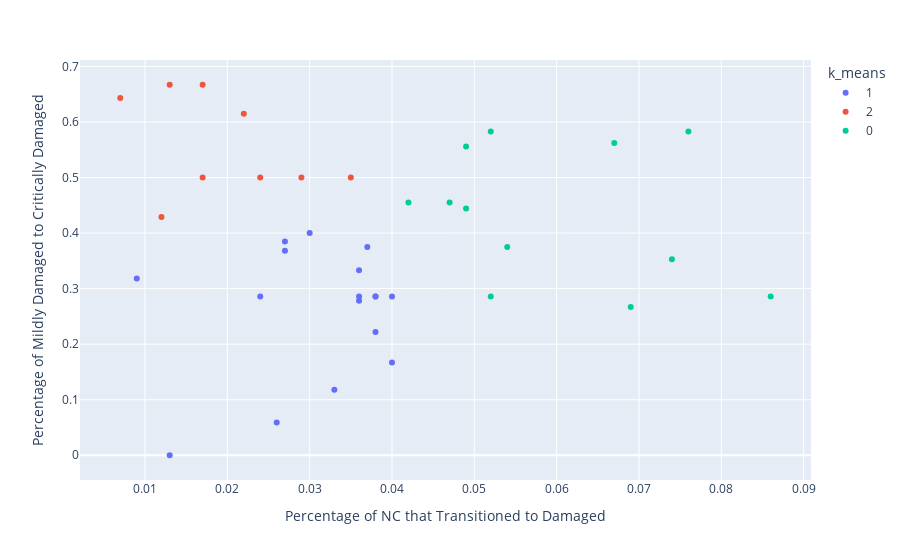

Here is the notebook cell this chart was saved with:
### Markdown cell above
K-means works by randomly assigning $k$ centroids. Then each datapoint is assigned to the nearest centroid. The centriods are adjusted based on the datapoints in a certain cluster and the process is repeated again until there is little/no change in the groupings of the clusters.

### Code cell
kmeans_fig = px.scatter(df, x='Percentage of NC that Transitioned to Damaged', 
                        y='Percentage of Mildly Damaged to Critically Damaged', 
                        color='k_means', hover_data=['id'])    
kmeans_fig.show()

### Figure 1 — Plotly figure (JSON) as saved in the notebook; plotly's stock layout.template omitted (floating-point values rounded to 4 significant figures)
{"data": [{"customdata": [["Mile: 22 Year: 2015"], ["Mile: 22 Year: 2016"], ["Mile: 22 Year: 2017"], ["Mile: 21 Year: 2015"], ["Mile: 21 Year: 2016"], ["Mile: 21 Year: 2018"], ["Mile: 20 Year: 2015"], ["Mile: 19 Year: 2017"], ["Mile: 19 Year: 2018"], ["Mile: 15 Year: 2016"], ["Mile: 15 Year: 2017"], ["Mile: 14 Year: 2015"], ["Mile: 14 Year: 2016"], ["Mile: 14 Year: 2017"], ["Mile: 14 Year: 2018"], ["Mile: 13 Year: 2015"], ["Mile: 13 Year: 2016"]], "hovertemplate": "k_means=1<br>Percentage of NC that Transitioned to Damaged=%{x}<br>Percentage of Mildly Damaged to Critically Damaged=%{y}<br>id=%{customdata[0]}<extra></extra>", "legendgroup": "1", "marker": {"color": "#636efa", "symbol": "circle"}, "mode": "markers", "name": "1", "orientation": "v", "showlegend": true, "type": "scatter", "x": [0.038, 0.027, 0.036, 0.037, 0.038, 0.027, 0.024, 0.04, 0.036, 0.013, 0.03, 0.033, 0.009, 0.026, 0.036, 0.038, 0.04], "xaxis": "x", "y": [0.222, 0.368, 0.333, 0.375, 0.286, 0.385, 0.286, 0.286, 0.286, 0, 0.4, 0.118, 0.318, 0.059, 0.278, 0.286, 0.167], "yaxis": "y"}, {"customdata": [["Mile: 22 Year: 2018"], ["Mile: 21 Year: 2017"], ["Mile: 20 Year: 2016"], ["Mile: 20 Year: 2017"], ["Mile: 20 Year: 2018"], ["Mile: 17 Year: 2018"], ["Mile: 16 Year: 2018"], ["Mile: 15 Year: 2015"], ["Mile: 13 Year: 2018"]], "hovertemplate": "k_means=2<br>Percentage of NC that Transitioned to Damaged=%{x}<br>Percentage of Mildly Damaged to Critically Damaged=%{y}<br>id=%{customdata[0]}<extra></extra>", "legendgroup": "2", "marker": {"color": "#EF553B", "symbol": "circle"}, "mode": "markers", "name": "2", "orientation": "v", "showlegend": true, "type": "scatter", "x": [0.024, 0.035, 0.012, 0.017, 0.013, 0.007, 0.017, 0.029, 0.022], "xaxis": "x", "y": [0.5, 0.5, 0.429, 0.667, 0.667, 0.643, 0.5, 0.5, 0.615], "yaxis": "y"}, {"customdata": [["Mile: 19 Year: 2015"], ["Mile: 19 Year: 2016"], ["Mile: 18 Year: 2015"], ["Mile: 18 Year: 2016"], ["Mile: 18 Year: 2018"], ["Mile: 17 Year: 2015"], ["Mile: 17 Year: 2016"], ["Mile: 17 Year: 2017"], ["Mile: 16 Year: 2015"], ["Mile: 16 Year: 2016"], ["Mile: 16 Year: 2017"], ["Mile: 13 Year: 2017"]], "hovertemplate": "k_means=0<br>Percentage of NC that Transitioned to Damaged=%{x}<br>Percentage of Mildly Damaged to Critically Damaged=%{y}<br>id=%{customdata[0]}<extra></extra>", "legendgroup": "0", "marker": {"color": "#00cc96", "symbol": "circle"}, "mode": "markers", "name": "0", "orientation": "v", "showlegend": true, "type": "scatter", "x": [0.047, 0.049, 0.069, 0.074, 0.076, 0.052, 0.086, 0.067, 0.054, 0.042, 0.049, 0.052], "xaxis": "x", "y": [0.455, 0.556, 0.267, 0.353, 0.583, 0.583, 0.286, 0.562, 0.375, 0.455, 0.444, 0.286], "yaxis": "y"}], "layout": {"legend": {"title": {"text": "k_means"}, "tracegroupgap": 0}, "margin": {"t": 60}, "xaxis": {"anchor": "y", "domain": [0, 1], "title": {"text": "Percentage of NC that Transitioned to Damaged"}}, "yaxis": {"anchor": "x", "domain": [0, 1], "title": {"text": "Percentage of Mildly Damaged to Critically Damaged"}}}}
